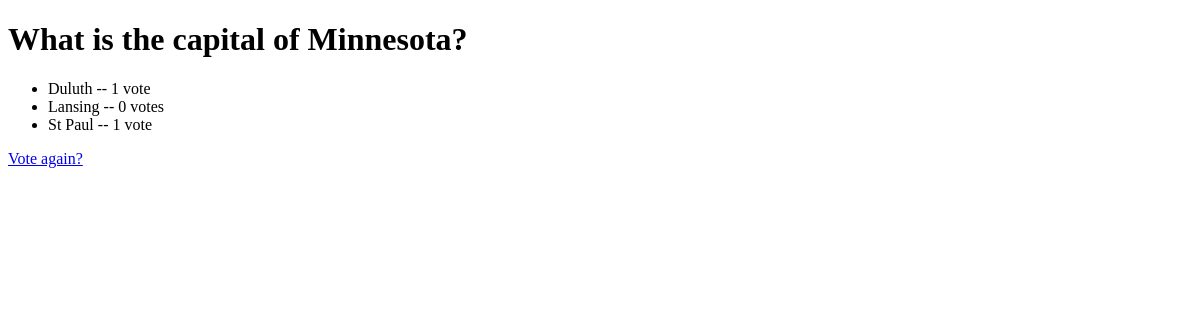
/polls/1/results/, run on an earlier commit of the app's database.
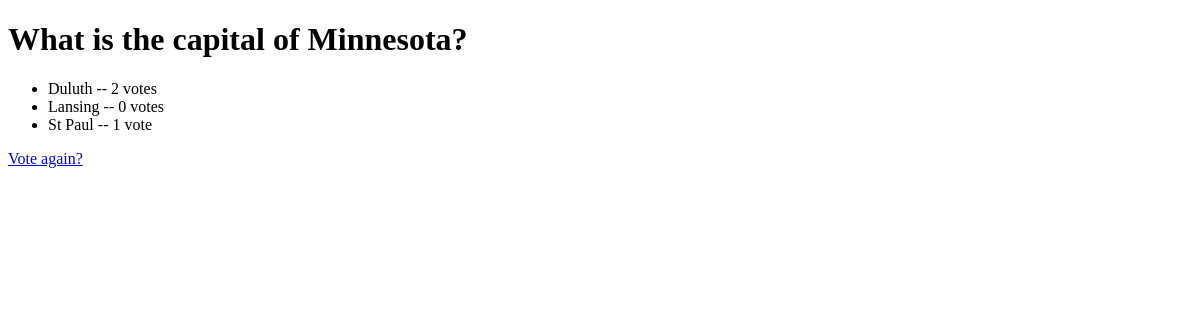
And on a later commit of the database.
### polls/models.py (models this page shows, shortened)
class Choice(models.Model):
    question = models.ForeignKey(Question, on_delete=models.CASCADE)
    choice_text = models.CharField(max_length=200)
    votes = models.IntegerField(default=0)

### polls/views.py (the view)
# urls.py: path('<int:pk>/results/', views.ResultsView.as_view(), name='results'),
class ResultsView(generic.DetailView):
    model = Question
    template_name = 'polls/results.html'
    def get_queryset(self):
        return Question.objects.filter(pub_date__lte=timezone.now())

### polls/templates/polls/results.html (shortened to what this page needs)
<!DOCTYPE html>
<html lang="en">
<head>
</head>
<body>
    <h1>{{ question.question_text }}</h1>
    <ul>
        {% for choice in question.choice_set.all %}
            <li>{{ choice.choice_text }} -- {{ choice.votes }} vote{{ choice.votes|pluralize }}</li>
        {% endfor %}
    </ul>
    <a href="{% url 'polls:detail' question.id %}">Vote again?</a>
</body>
</html>

What changed in the data, as far as the page shows it:
changed Choice "Duluth": votes "1" → "2"
